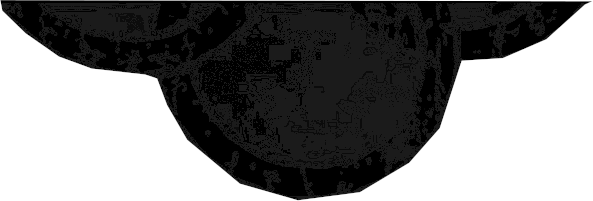
#> input picture steg/idkdump.png, 593 x 201 px, found by its file name
$ python 'original(working).py'
#> lines starting #> are read from the running program, lines starting #| are printed output that depends on the picture
import cv2
import numpy as np
import matplotlib.pyplot as plt
from scipy.fft import fft2, ifft2, fftshift

def show_image(img, title="Image"):
    """
    Display an image using matplotlib.

    Parameters:
    img (ndarray): The image to be displayed.
    title (str): The title of the image window.
    """
    plt.figure(figsize=(8, 6))
    plt.imshow(img, cmap='gray')
    plt.title(title)
    plt.show()

def apply_fourier_transform(image):
    """
    Apply Fourier Transform to the input image and return the magnitude spectrum and the Fourier transformed image.

    Parameters:
    image (numpy.ndarray): Input grayscale image.

    Returns:
    tuple: A tuple containing the magnitude spectrum (numpy.ndarray) and the Fourier transformed image (numpy.ndarray).
    """
    f_transform = fft2(image)
    f_shifted = fftshift(f_transform)  # Shift the zero frequency component to the center
    magnitude_spectrum = np.abs(f_shifted)
    return magnitude_spectrum, f_transform

def apply_bandpass_filter(f_transform, low_cutoff=30, high_cutoff=150):
    """
    Apply a bandpass filter to the Fourier transform of an image.

    Parameters:
    f_transform (ndarray): The Fourier transform of the image.
    low_cutoff (int): The lower cutoff frequency for the bandpass filter.
    high_cutoff (int): The higher cutoff frequency for the bandpass filter.

    Returns:
    ndarray: The filtered Fourier transform.
    """
    rows, cols = f_transform.shape
    crow, ccol = rows // 2, cols // 2
    mask = np.ones((rows, cols), dtype=bool)
    mask[crow-low_cutoff:crow+low_cutoff, ccol-low_cutoff:ccol+low_cutoff] = False
    mask[crow-high_cutoff:crow+high_cutoff, ccol-high_cutoff:ccol+high_cutoff] = True
    f_transform[mask] = 0
    return f_transform

def edge_detection(image):
    """
    Perform edge detection on the input image using the Canny algorithm.

    Parameters:
    image (numpy.ndarray): Input grayscale image.

    Returns:
    numpy.ndarray: Image with edges detected.
    """
    edges = cv2.Canny(image, 100, 200)
    return edges

def main(image_path):
    """
    Main function to process the image.

    Parameters:
    image_path (str): The path to the image file to be processed.
    """
#> called with image_path = '/home/harpoon/Documents/steg/idkdump.png'
    # Read the image in grayscale
    image = cv2.imread(image_path, cv2.IMREAD_GRAYSCALE)
#> image is the input picture: shape (201, 593); min 0, max 255, mean 126

    # Show the original image
    show_image(image, title="Original Image")

    # Apply Fourier Transform and show magnitude spectrum
    magnitude_spectrum, f_transform = apply_fourier_transform(image)
    show_image(np.log(magnitude_spectrum + 1), title="Magnitude Spectrum (Log Scale)")
#> call 2 of show_image, with title = 'Magnitude Spectrum (Log Scale)'
#> in show_image (call 2), `plt.show()`:
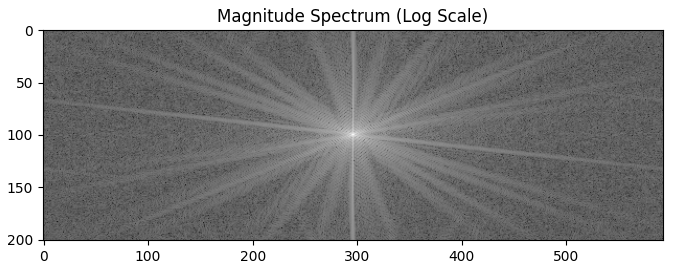
#> figure drawn by matplotlib, 1 panel

    # Apply a simple bandpass filter to remove low and high frequencies
    filtered_f_transform = apply_bandpass_filter(f_transform.copy())
    filtered_image = np.abs(ifft2(filtered_f_transform))
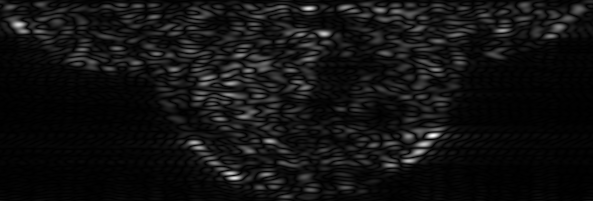
#> filtered_image: shape (201, 593) float64; min 0.000539, max 7.93, mean 0.555; drawn with min black and max white
    show_image(filtered_image, title="Filtered Image (Bandpass)")

    # Apply edge detection
    edges = edge_detection(image)
#> in edge_detection, `edges = cv2.Canny(image, 100, 200)`:
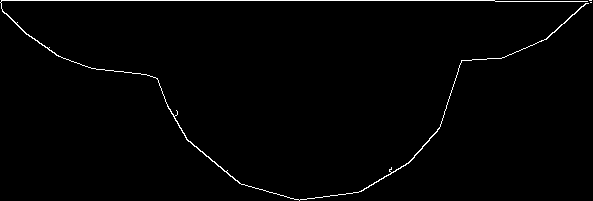
#> edges: shape (201, 593); 1.3% white in thin lines or dots
    show_image(edges, title="Edge Detection (Canny)")

if __name__ == "__main__":
    # Hardcode the image path here for testing
    image_path = "/home/harpoon/Documents/steg/idkdump.png"
    main(image_path)
